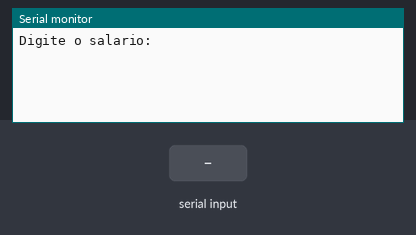
The sketch below on a simulated Arduino Uno, built with avr-gcc and run on an emulated ATmega328P. Parts: the last lines printed to the serial monitor. The test bench sets the inputs (shaded band).

Above: at 2.2 s.
2.3 s: "90,45\n" received over Serial
At 3.1 s:
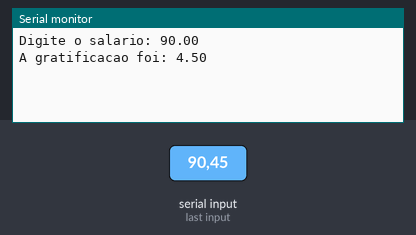
5.8 s: "30,150\n" received over Serial
At 9.7 s:
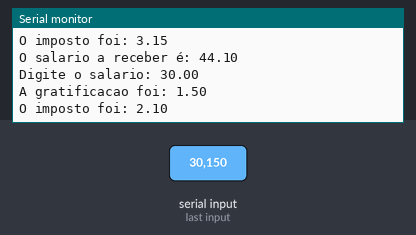
Timing chart, 0 to 11.2 s (numbered marks = the images above; inputs shaded):
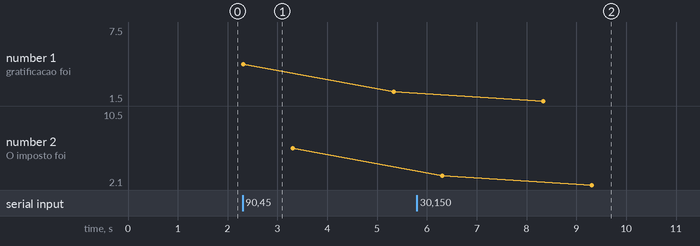

The sketch:

Exercicio3.ino
```cpp
//*Declaração das variáveis / números Reais */
float salario, salreceber, gratificacao, imposto;


void setup() {
  // Inicia a comunicação com o Serial Monitor
  Serial.begin(9600);

  delay(1000);

}

void loop() {
  Serial.print("Digite o salario: ");
  while(Serial.available() == 0){
    //Aguarde a entrada de valores do usuário
  }
  //Lê o valor do serial e guarda na variável salario
  salario = Serial.parseFloat();
  Serial.println(salario);

  //cáculo da gratificação
  gratificacao = salario * 5/100;

  //Exibe o valor da gratificação
  Serial.print("A gratificacao foi: ");
  Serial.println(gratificacao);
  delay(1000);

  //cálculo do imposto
  imposto = salario * 7/100;

  //Exibe o valor do imposto
  Serial.print("O imposto foi: ");
  Serial.println(imposto);
  delay(1000);

  //cálculo do salário a receber
  salreceber = salario + gratificacao - imposto;

  //Exibe o valor do salário a receber
  Serial.print("O salario a receber é: ");
  Serial.println(salreceber);
  delay(1000);


}
```

Measured:
- after the input at 2.3 s, the serial monitor: prints a new line at once (image 1)
- after the input at 5.8 s, the serial monitor: prints a new line after 2.5 s (image 2)
- plotted number 1: 2.25 → 7.5 after the input at 5.8 s
- plotted number 2: 6.3 → 10.5 after the input at 5.8 s
